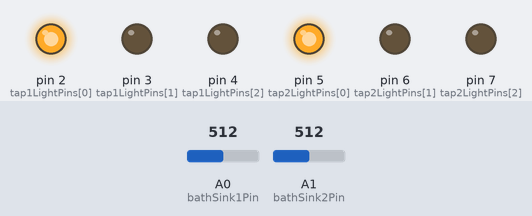
The sketch below on a simulated Arduino Uno, built with avr-gcc and run on an emulated ATmega328P. Shown: output pins drawn as LEDs (lit = HIGH). The test bench sets the inputs (shaded band); at power-on: A0 (bathSink1Pin) = 512, A1 (bathSink2Pin) = 512. What the sketch prints to the serial monitor is not drawn.

Above: at 1.2 s.
1.3 s: A0 (bathSink1Pin) set to 550
At 2.5 s:
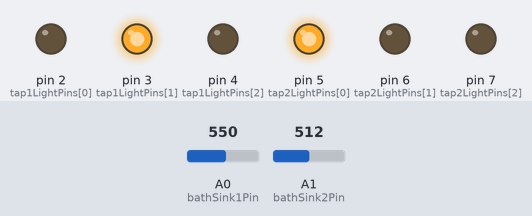
2.8 s: A1 (bathSink2Pin) set to 551
At 3.8 s:
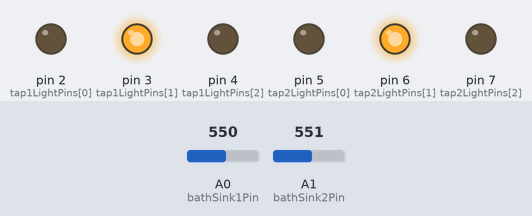
4.3 s: A0 (bathSink1Pin) set to 574
At 5.0 s:
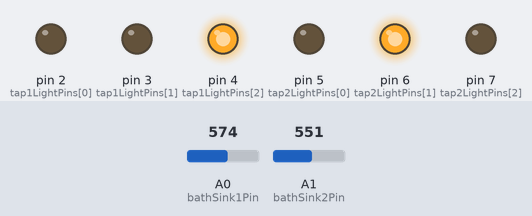
5.8 s: A1 (bathSink2Pin) set to 511
At 7.0 s:
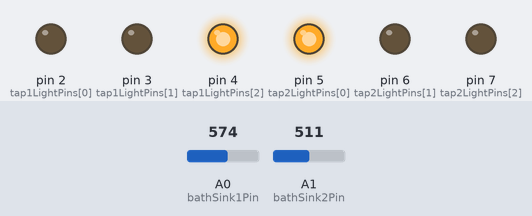
7.3 s: A1 (bathSink2Pin) set to 716
At 8.4 s:
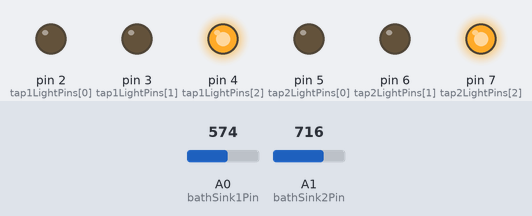
8.8 s: A0 (bathSink1Pin) set to 306
At 9.7 s:
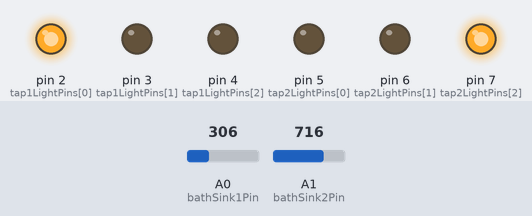
Timing chart, 0 to 11.3 s (numbered marks = the images above; inputs shaded):
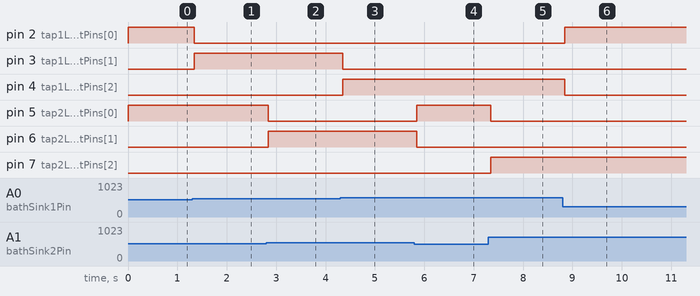

Measured:
- the behaviour switches between 532 and 533 on A0 (bathSink1Pin) (found by bisection; images 0 and 1)
- the behaviour switches between 532 and 533 on A1 (bathSink2Pin) (found by bisection; images 1 and 2)
- the behaviour switches between 558 and 559 on A0 (bathSink1Pin) (found by bisection; images 2 and 3)
- after the input at 1.3 s, pin 2 (tap1LightPins[0]): HIGH → LOW after 0.05 s; pin 3 (tap1LightPins[1]): LOW → HIGH after 0.05 s
- after the input at 2.8 s, pin 5 (tap2LightPins[0]): HIGH → LOW at once; pin 6 (tap2LightPins[1]): LOW → HIGH at once
- after the input at 4.3 s, pin 3 (tap1LightPins[1]): HIGH → LOW after 0.05 s; pin 4 (tap1LightPins[2]): LOW → HIGH after 0.05 s
- after the input at 5.8 s, pin 5 (tap2LightPins[0]): LOW → HIGH at once; pin 6 (tap2LightPins[1]): HIGH → LOW at once
- after the input at 7.3 s, pin 5 (tap2LightPins[0]): HIGH → LOW after 0.05 s; pin 7 (tap2LightPins[2]): LOW → HIGH after 0.05 s
- after the input at 8.8 s, pin 2 (tap1LightPins[0]): LOW → HIGH after 0.05 s; pin 4 (tap1LightPins[2]): HIGH → LOW after 0.05 s

The sketch:

bathroom_taps.ino
```cpp
#define CONTROL_CHANGE 0b10110000
// 1024 / 127 = 8
#define KNOB_THRESHOLD 8

#define DEBUG

const int bathSink1CCNumber = 16;
const int bathSink2CCNumber = 17;

const int bathSink1Pin = A0;
const int bathSink2Pin = A1;
int bathSink1Val, bathSink2Val;

const int tap1LightPins[] = { 2, 3, 4 };
const int tap2LightPins[] = { 5, 6, 7 };
int tap1MidiVal, tap2MidiVal;

void setup() {

#ifdef DEBUG
  Serial.begin(9600);
#else
  Serial.begin(31250);
#endif

  pinMode(bathSink1Pin, INPUT);
  pinMode(bathSink2Pin, INPUT);

  for (int i = 0; i < 3; i++) {
    pinMode(tap1LightPins[i], OUTPUT);
    pinMode(tap2LightPins[i], OUTPUT);
  }

  bathSink1Val = bathSink2Val = 0;
  tap1MidiVal = tap2MidiVal = 0;
}


void loop() {

  for (int i = 0; i < 3; i++) {
    digitalWrite(tap1LightPins[i], i == ((tap1MidiVal/3) % 3) ? HIGH : LOW);
    digitalWrite(tap2LightPins[i], i == ((tap2MidiVal/3) % 3) ? HIGH : LOW);
  }

  int p1v = analogRead(bathSink1Pin);
  static int p1OverTimes = 0;
  if (abs(p1v- bathSink1Val) > KNOB_THRESHOLD) {
    p1OverTimes++;
  }
  else {
    p1OverTimes = 0;
  }

  if (p1OverTimes > 10) {
    bathSink1Val = p1v;
    tap1MidiVal = map(bathSink1Val, 0, 1024, 0, 127);
    sendMidi(CONTROL_CHANGE, 1, bathSink1CCNumber, tap1MidiVal);
  }

#ifdef DEBUG
  Serial.println(tap1MidiVal);
#endif

  int p2v = analogRead(bathSink2Pin);
  static int p2OverTimes = 0;
  if (abs(p2v- bathSink2Val) > KNOB_THRESHOLD) {
    p2OverTimes++;
  }
  else {
    p2OverTimes = 0;
  }

  if (p2OverTimes > 10) {
    bathSink2Val = p2v;
    tap2MidiVal = map(bathSink2Val, 0, 1024, 0, 127);
    sendMidi(CONTROL_CHANGE, 1, bathSink2CCNumber, tap2MidiVal);
  }

  delay(1);
}

void sendMidi(uint8_t type, uint8_t channel, uint8_t byte1, uint8_t byte2) {
#ifndef DEBUG
  byte cmd = type | ((channel-1) & 15);
  Serial.write(cmd);
  Serial.write(byte1 & 127);
  Serial.write(byte2 & 127);
#endif
}
```
